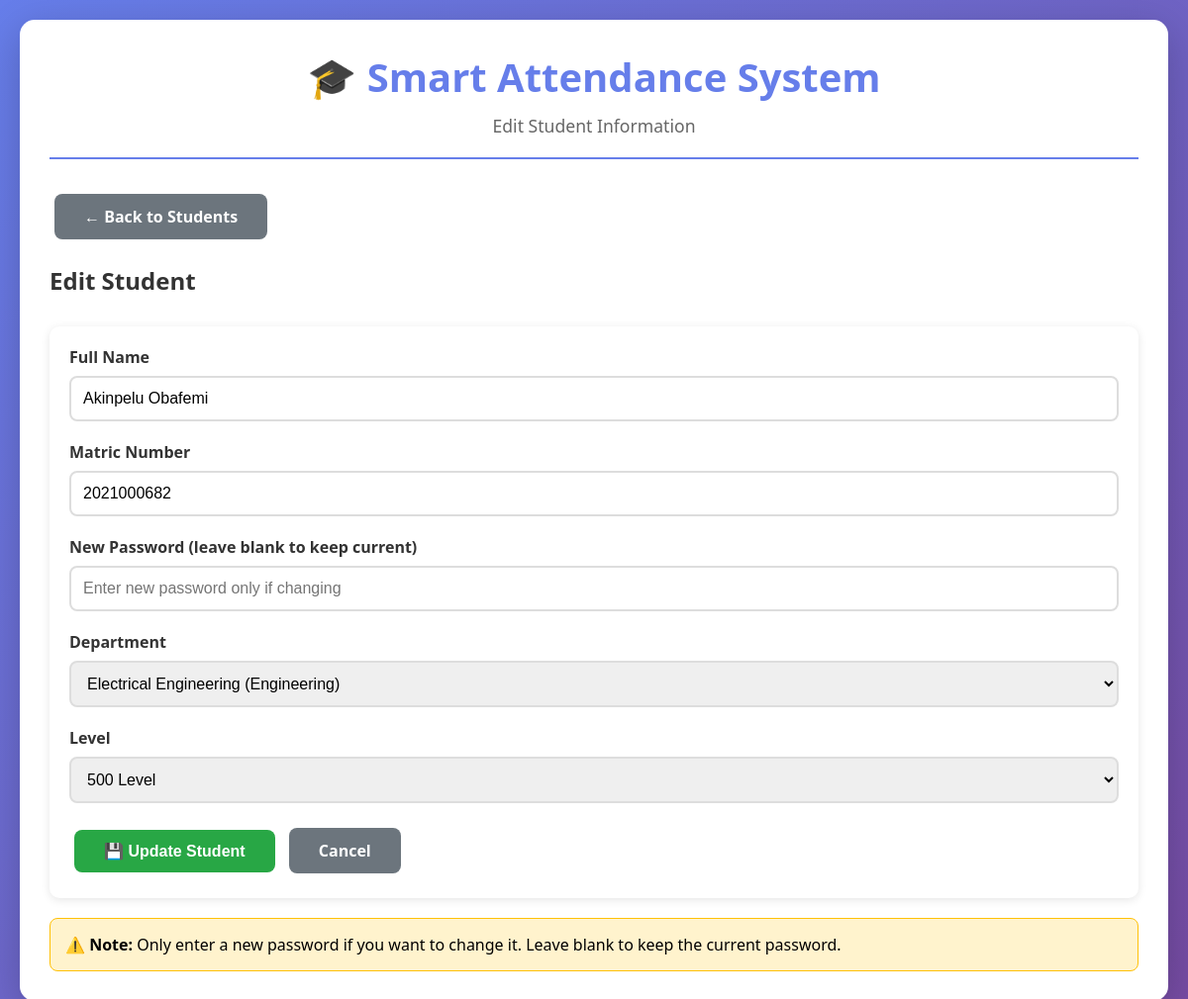
The app's page /admin/students/2/edit with its own data.
### tables this page shows
CREATE TABLE students (
        id INTEGER PRIMARY KEY AUTOINCREMENT,
        name TEXT NOT NULL,
        matric TEXT UNIQUE NOT NULL,
        password TEXT NOT NULL,
        department_id INTEGER NOT NULL,
        level TEXT NOT NULL,
        face_image TEXT,
        face_encoding TEXT,
        created_at TEXT DEFAULT CURRENT_TIMESTAMP, device_id TEXT,
        FOREIGN KEY (department_id) REFERENCES departments(id) ON DELETE CASCADE
    );

CREATE TABLE departments (
        id INTEGER PRIMARY KEY AUTOINCREMENT,
        name TEXT NOT NULL,
        faculty_id INTEGER NOT NULL,
        created_at TEXT DEFAULT CURRENT_TIMESTAMP,
        UNIQUE(name, faculty_id),
        FOREIGN KEY (faculty_id) REFERENCES faculties(id) ON DELETE CASCADE
    );

### app.py (the view, shortened to what this page needs)
@app.route("/admin/students/<int:sid>/edit", methods=["GET","POST"])
def admin_edit_student(sid):
    conn = get_connection()
    depts   = conn.execute("SELECT d.id, d.name, f.name as faculty_name FROM departments d JOIN faculties f ON f.id=d.faculty_id ORDER BY d.name").fetchall()
    student = conn.execute("SELECT * FROM students WHERE id=?",(sid,)).fetchone()
    conn.close()
    if not student: flash("❌ Not found","error"); return redirect(url_for("admin_students"))
    return render_template("admin/edit_student.html", student=student, departments=depts)

### database.py (called while the page is built)
def get_connection():
    conn = sqlite3.connect(Config.DB_NAME, timeout=10, check_same_thread=False)
    conn.row_factory = sqlite3.Row
    conn.execute("PRAGMA foreign_keys = ON")
    return conn

### templates/admin/edit_student.html (shortened to what this page needs)
{% extends "base.html" %}
{% block subtitle %}Edit Student Information{% endblock %}
{% block content %}
<div class="nav-links">
    <a href="/admin/students" class="btn btn-secondary">← Back to Students</a>
</div>
<h2 style="color: #333; margin-bottom: 30px;">Edit Student</h2>
<div class="card">
    <form method="POST">
        <div class="form-group">
            <label for="name">Full Name</label>
            <input type="text" id="name" name="name" value="{{ student.name }}" required>
        </div>
        <div class="form-group">
            <label for="matric">Matric Number</label>
            <input type="text" id="matric" name="matric" value="{{ student.matric }}" required>
        </div>
        <div class="form-group">
            <label for="password">New Password (leave blank to keep current)</label>
            <input type="password" id="password" name="password" placeholder="Enter new password only if changing">
        </div>
        <div class="form-group">
            <label for="department_id">Department</label>
            <select id="department_id" name="department_id" required>
                {% for dept in departments %}
                    <option value="{{ dept.id }}" {% if dept.id == student.department_id %}selected{% endif %}>
                        {{ dept.name }} ({{ dept.faculty_name }})
                    </option>
                {% endfor %}
            </select>
        </div>
        <div class="form-group">
            <label for="level">Level</label>
            <select id="level" name="level" required>
                <option value="500" {% if student.level == "500" %}selected{% endif %}>500 Level</option>
            </select>
        </div>
        <button type="submit" class="btn btn-success">💾 Update Student</button>
        <a href="/admin/students" class="btn btn-secondary">Cancel</a>
    </form>
</div>
<div style="margin-top: 20px; padding: 15px; background: #fff3cd; border-radius: 8px; border: 1px solid #ffc107;">
    <strong>⚠️ Note:</strong> Only enter a new password if you want to change it. Leave blank to keep the current password.
</div>
{% endblock %}

### templates/base.html (style rules this page uses)
* { margin: 0; padding: 0; box-sizing: border-box; }
body { font-family: 'Segoe UI', Tahoma, Geneva, Verdana, sans-serif; background: linear-gradient(135deg, #667eea 0%, #764ba2 100%); min-height: 100vh; padding: 20px; }
.btn { display: inline-block; padding: 12px 30px; background: #667eea; color: white; text-decoration: none; border-radius: 8px; border: none; cursor: pointer; font-size: 1em; font-weight: 600; transition: all 0.3s; margin: 5px; }
.btn-secondary { background: #6c757d; }
.btn-success { background: #28a745; }
.form-group { margin-bottom: 20px; }
.form-group label { display: block; margin-bottom: 8px; color: #333; font-weight: 600; }
.form-group input, .form-group select, .form-group textarea { width: 100%; padding: 12px; border: 2px solid #ddd; border-radius: 8px; font-size: 1em; transition: border 0.3s; }
.card { background: white; border-radius: 10px; padding: 20px; margin-bottom: 20px; box-shadow: 0 2px 10px rgba(0,0,0,0.1); }
.nav-links { display: flex; gap: 10px; margin-bottom: 20px; flex-wrap: wrap; }

### records on screen
students: name "Akinpelu Obafemi", matric "2021000682", department_id "Electrical Engineering (Engineering)", level "500 Level"
